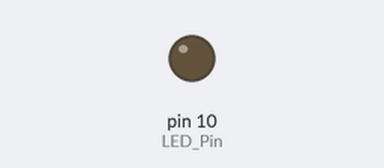
This sketch was run on a simulated Arduino Uno, built with avr-gcc and run on an emulated ATmega328P. Shown: output pins drawn as LEDs (lit = HIGH).

Above: at 0.1 s.
At 1.1 s:
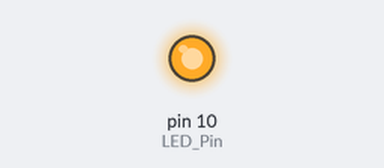
Timing chart, 0 to 2.6 s (numbered marks = the images above):
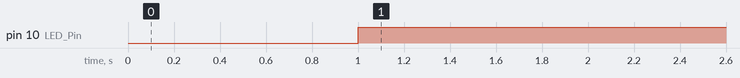

The sketch:

9_1.ino
```cpp
int LED_Pin = 10;
int LED_status= LOW;
const long zeit = 1000;
unsigned long zeitdamals = 0;

void setup() {

  pinMode(LED_Pin, OUTPUT);
}

void loop() {
  unsigned long zeitjetzt = millis();
  if(zeitjetzt - zeitdamals >= zeit){
  zeitdamals=zeitjetzt;
  if(LED_status==LOW){
    LED_status=HIGH;
    }
    else {
      LED_status==LOW;
      }
      digitalWrite(LED_Pin, LED_status);
  }

}
```

Measured:
- by itself, pin 10 (LED_Pin): LOW → HIGH at 1.0 s
